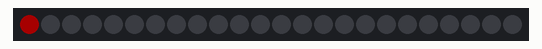
Simulated run of this sketch. Board: Arduino MKR. Shown: 24 RGB LEDs in strip order, left to right. Dim RGB values are drawn brighter than linear; WiFi joins after 1.5 s; servers stay silent unless stated; uploads are accepted with an empty reply; not simulated (calls return 0 or success): arduino_secrets.h.

Above: at 0.27 s.
At 0.88 s:
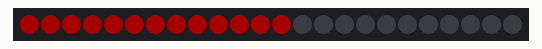
At 1.4 s:
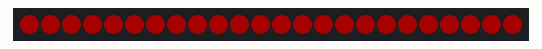

Measured:
- what the display in image 2 shows lasts 13.8 s, from 1.4 s to 15.2 s

The sketch:

Tide.ino
```cpp
/*

This sketch pulls tidal data from a german weather station and shows
it on AdaFriut NeoPixels. The data is obtained every 30 seconds and
the update is indicated by an animation (that also shows the current
trend - rising or falling).

See www.pegelonline.wsv.de for more information on available tidal
data.

Circuit:
* Arduino MKR 1000
* 3 Adafruit NeoPixel Sticks connected to GND, 5V, and PIN 7

created 17 June 2020
by Nils Meyer
 */
#include <SPI.h>
#include <WiFi101.h>
#include <Adafruit_NeoPixel.h>
#include "arduino_secrets.h"

#define PIN        7
#define NUMPIXELS 24

// Wifi connection settings
char ssid[] = SECRET_SSID;
char pass[] = SECRET_PASS;

// Set up NeoPixel
Adafruit_NeoPixel pixels(NUMPIXELS, PIN, NEO_GRB + NEO_KHZ800);

// Set up Wifi client
WiFiClient client;
int status = WL_IDLE_STATUS;

// set server to pull water level data from
char server[] = "www.meyernils.de";

// send maximum and minimum water levels to map
float max_value = 700.0;
float min_value = 300.0;


void setup() {
  // Inititialize serial connection for debugging
  // Serial.begin(9600);

  // Initialize NeoPixels
  pixels.begin();
  pixels.clear();
}


void loop() {
  // Repeat this forever...
  if (client.connect(server, 80) && status == WL_CONNECTED) {

    // Send request to Server
    client.println("GET /pegel_knock.php HTTP/1.1");
    client.println("Host: www.meyernils.de");
    client.println();

    while (!client.available()) {}

    // Wait for Server response
    delay(1000);

    // Parse server response to variables
    float value = min_value;
    float trend = 0;
    while (client.available()) {
      String line = client.readStringUntil('\r');
      // If "timestep" is part of the string, its the JSON line
      if (line.indexOf("timestamp")>=0) {
        value = parse_JSON(line, "value");
        trend = parse_JSON(line, "trend");
      }
    }

    // Compute level
    float level = (value-min_value)/(max_value-min_value);

    // Set pixels
    animate_level(level, trend, 30, 100, 3000);
  }
  else {
    // Print red pixels
    animate_warning();

    // Try to (re-)connect
    status = WiFi.begin(ssid, pass);
    delay(10000);

    // Turn warning off, if connection was successfull
    if (status == WL_CONNECTED){
      pixels.clear();
    }
  }
}

float parse_JSON(String line, String var_name){
  /* Accepts a line and extracts the value after the
     search string "var_name", which is enclosed by
     a ":" and ",".

     The expected JSON format is
     {
        "timestamp": "2020-06-17T21:07:00+02:00",
        "value": 633.0,
        "trend": 1,
        "stateMnwMhw": "unknown",
        "stateNswHsw": "unknown"
      }
   */

  int s0 = line.indexOf(var_name);
  String trim0  = line.substring(s0);
  int s1 = trim0.indexOf(":") + 1;
  int e1 = trim0.indexOf(",");
  String trim1 = trim0.substring(s1, e1);
  return trim1.toFloat();
}

void animate_level(float level, float trend, int intensity, int repeat, int wait_time){
  for (int j; j<repeat; j++){
    // Treat extremly high tides with a red warning color
    int warn = 0;
    if(level > 1.0){warn = 255;}

    // Compute number of eluminated pixels and remaining intensity
    float n = level * NUMPIXELS;
    int N = floor(n);
    int intensity_fraction = floor((n-float(N))*intensity);

    // Set base level
    for(int i=0; i<N; i++) {
      pixels.setPixelColor(i, pixels.Color(0, 0, intensity));
    }
    // Set last pixel with fractional intensity
    pixels.setPixelColor(N, pixels.Color(0, 0, intensity_fraction));
    // Turn remaining pixels off
    for(int i=N+1; i<NUMPIXELS; i++) {
      pixels.setPixelColor(i, pixels.Color(0, 0, 0));
    }
    pixels.show();

    // Animate trend
    if (trend > 0.0){
      for(int i=0; i<N; i++) {
        pixels.setPixelColor(i, pixels.Color(warn, 0, 2*intensity));
        pixels.show();
        delay(50);
        pixels.setPixelColor(i, pixels.Color(0, 0, intensity));
        pixels.show();
      }
    }
    else if (trend < 0.0){
      for(int i=N-1; i>=0; i--) {
        pixels.setPixelColor(i, pixels.Color(warn, 0, 2*intensity));
        pixels.show();
        delay(50);
        pixels.setPixelColor(i, pixels.Color(0, 0, intensity));
        pixels.show();
      }
    }
    delay(wait_time);
  }
}

void animate_warning(){
  // Reset pixels
  pixels.clear();

  // Animate rising red dots
  for(int i=0; i<NUMPIXELS; i++) {
    pixels.setPixelColor(i, pixels.Color(40, 0, 0));
    pixels.show();
    delay(50);
  }
}
```
